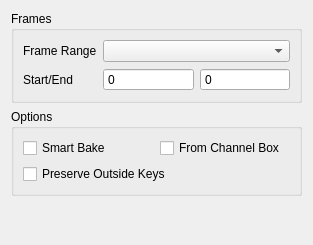
<?xml version="1.0" encoding="UTF-8"?>
<ui version="4.0">
 <class>Form</class>
 <widget class="QWidget" name="Form">
  <property name="geometry">
   <rect>
    <x>0</x>
    <y>0</y>
    <width>313</width>
    <height>245</height>
   </rect>
  </property>
  <property name="windowTitle">
   <string>FastBake</string>
  </property>
  <layout class="QVBoxLayout" name="verticalLayout_3">
   <item>
    <widget class="QGroupBox" name="frames_groupBox">
     <property name="title">
      <string>Frames</string>
     </property>
     <layout class="QFormLayout" name="formLayout">
      <item row="0" column="0">
       <widget class="QLabel" name="frame_range_label">
        <property name="text">
         <string>Frame Range</string>
        </property>
       </widget>
      </item>
      <item row="0" column="1">
       <widget class="QComboBox" name="frame_range_combo"/>
      </item>
      <item row="1" column="0">
       <widget class="QLabel" name="start_end_label">
        <property name="text">
         <string>Start/End</string>
        </property>
       </widget>
      </item>
      <item row="1" column="1">
       <layout class="QHBoxLayout" name="customFrames_layout">
        <item>
         <widget class="QSpinBox" name="start_frame_spinbox">
          <property name="buttonSymbols">
           <enum>QAbstractSpinBox::NoButtons</enum>
          </property>
          <property name="maximum">
           <number>999999</number>
          </property>
         </widget>
        </item>
        <item>
         <widget class="QSpinBox" name="end_frame_spinbox">
          <property name="buttonSymbols">
           <enum>QAbstractSpinBox::NoButtons</enum>
          </property>
          <property name="prefix">
           <string/>
          </property>
          <property name="maximum">
           <number>999999</number>
          </property>
         </widget>
        </item>
       </layout>
      </item>
     </layout>
    </widget>
   </item>
   <item>
    <widget class="QGroupBox" name="options_groupBox">
     <property name="title">
      <string>Options</string>
     </property>
     <layout class="QGridLayout" name="gridLayout">
      <item row="0" column="0">
       <layout class="QHBoxLayout" name="horizontalLayout">
        <item>
         <widget class="QCheckBox" name="smart_bake_cbox">
          <property name="text">
           <string>Smart Bake</string>
          </property>
          <property name="checked">
           <bool>false</bool>
          </property>
         </widget>
        </item>
        <item>
         <widget class="QCheckBox" name="channel_box_cbox">
          <property name="text">
           <string>From Channel Box</string>
          </property>
         </widget>
        </item>
       </layout>
      </item>
      <item row="1" column="0">
       <widget class="QCheckBox" name="preserve_outside_keys_cbox">
        <property name="text">
         <string>Preserve Outside Keys</string>
        </property>
        <property name="checked">
         <bool>false</bool>
        </property>
       </widget>
      </item>
     </layout>
    </widget>
   </item>
   <item>
    <spacer name="verticalSpacer">
     <property name="orientation">
      <enum>Qt::Vertical</enum>
     </property>
     <property name="sizeHint" stdset="0">
      <size>
       <width>20</width>
       <height>40</height>
      </size>
     </property>
    </spacer>
   </item>
  </layout>
 </widget>
 <resources/>
 <connections/>
</ui>
